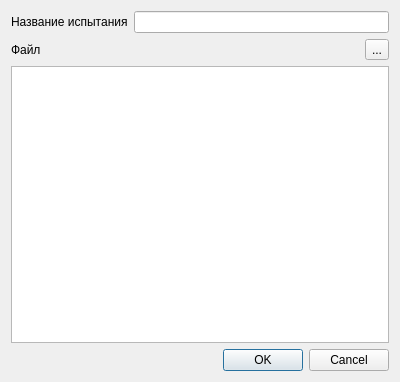
<?xml version="1.0" encoding="UTF-8"?>
<ui version="4.0">
 <class>TestAddDialog</class>
 <widget class="QDialog" name="TestAddDialog">
  <property name="geometry">
   <rect>
    <x>0</x>
    <y>0</y>
    <width>400</width>
    <height>382</height>
   </rect>
  </property>
  <property name="windowTitle">
   <string>Создание нового испытания</string>
  </property>
  <layout class="QVBoxLayout" name="verticalLayout">
   <item>
    <layout class="QFormLayout" name="formLayout">
     <item row="0" column="0">
      <widget class="QLabel" name="label">
       <property name="text">
        <string>Название испытания</string>
       </property>
      </widget>
     </item>
     <item row="0" column="1">
      <widget class="QLineEdit" name="nameInput"/>
     </item>
     <item row="1" column="0">
      <widget class="QLabel" name="label_3">
       <property name="text">
        <string>Файл</string>
       </property>
      </widget>
     </item>
     <item row="1" column="1">
      <layout class="QHBoxLayout" name="horizontalLayout">
       <item>
        <widget class="QLabel" name="fileInput">
         <property name="text">
          <string/>
         </property>
        </widget>
       </item>
       <item>
        <widget class="QToolButton" name="file_button">
         <property name="text">
          <string>...</string>
         </property>
        </widget>
       </item>
      </layout>
     </item>
    </layout>
   </item>
   <item>
    <widget class="PlotView" name="graphicsView"/>
   </item>
   <item>
    <widget class="QDialogButtonBox" name="buttonBox">
     <property name="orientation">
      <enum>Qt::Orientation::Horizontal</enum>
     </property>
     <property name="standardButtons">
      <set>QDialogButtonBox::StandardButton::Cancel|QDialogButtonBox::StandardButton::Ok</set>
     </property>
    </widget>
   </item>
  </layout>
 </widget>
 <customwidgets>
  <customwidget>
   <class>PlotView</class>
   <extends>QGraphicsView</extends>
   <header>plotItems</header>
  </customwidget>
 </customwidgets>
 <resources/>
 <connections>
  <connection>
   <sender>buttonBox</sender>
   <signal>accepted()</signal>
   <receiver>TestAddDialog</receiver>
   <slot>accept()</slot>
   <hints>
    <hint type="sourcelabel">
     <x>248</x>
     <y>254</y>
    </hint>
    <hint type="destinationlabel">
     <x>157</x>
     <y>274</y>
    </hint>
   </hints>
  </connection>
  <connection>
   <sender>buttonBox</sender>
   <signal>rejected()</signal>
   <receiver>TestAddDialog</receiver>
   <slot>reject()</slot>
   <hints>
    <hint type="sourcelabel">
     <x>316</x>
     <y>260</y>
    </hint>
    <hint type="destinationlabel">
     <x>286</x>
     <y>274</y>
    </hint>
   </hints>
  </connection>
 </connections>
</ui>
